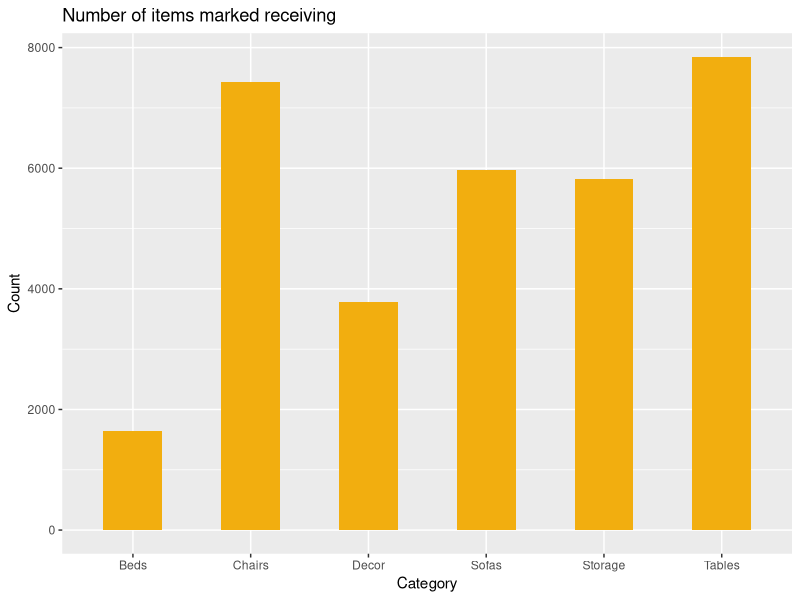
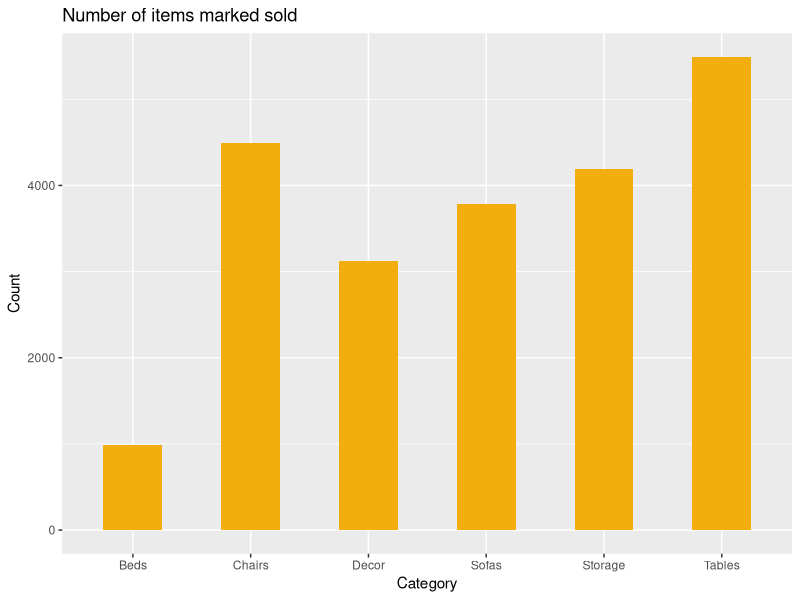
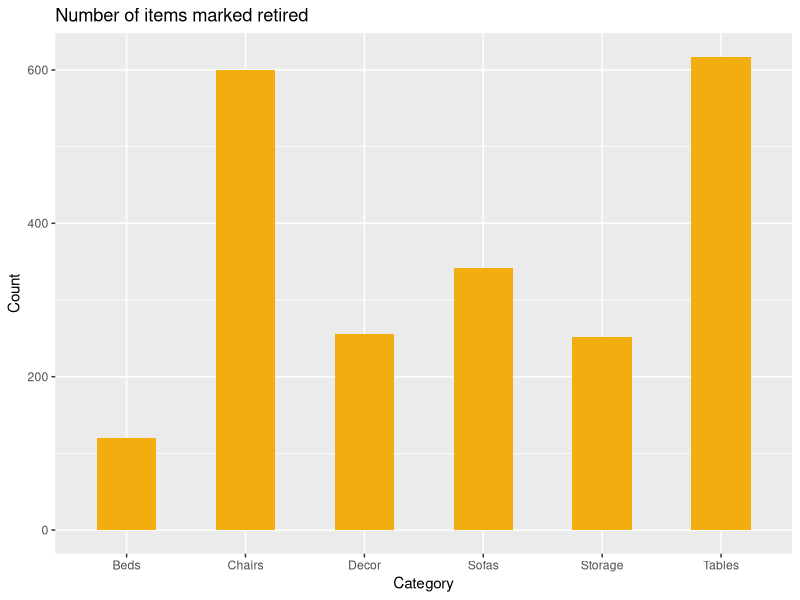
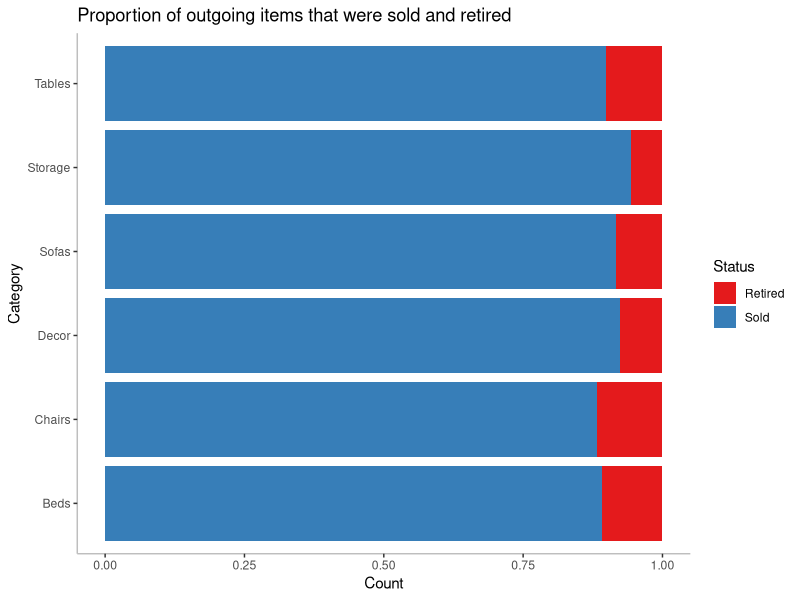
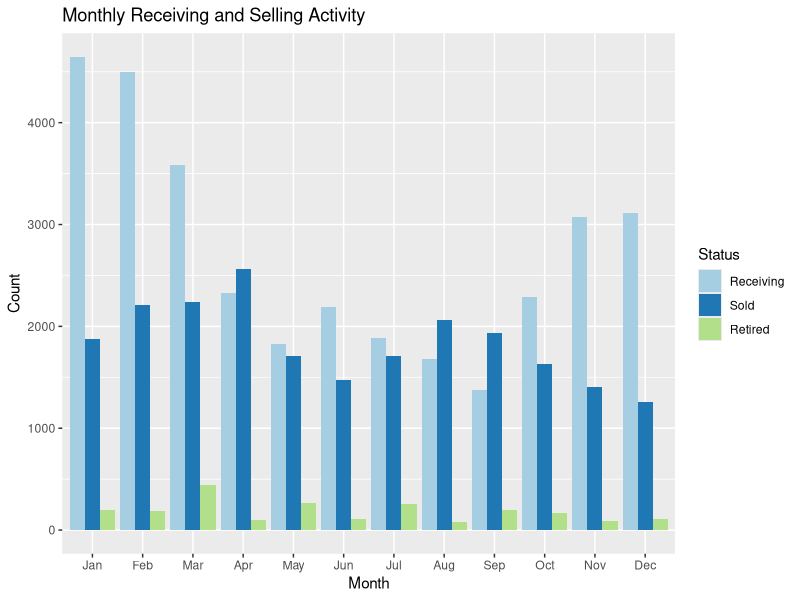
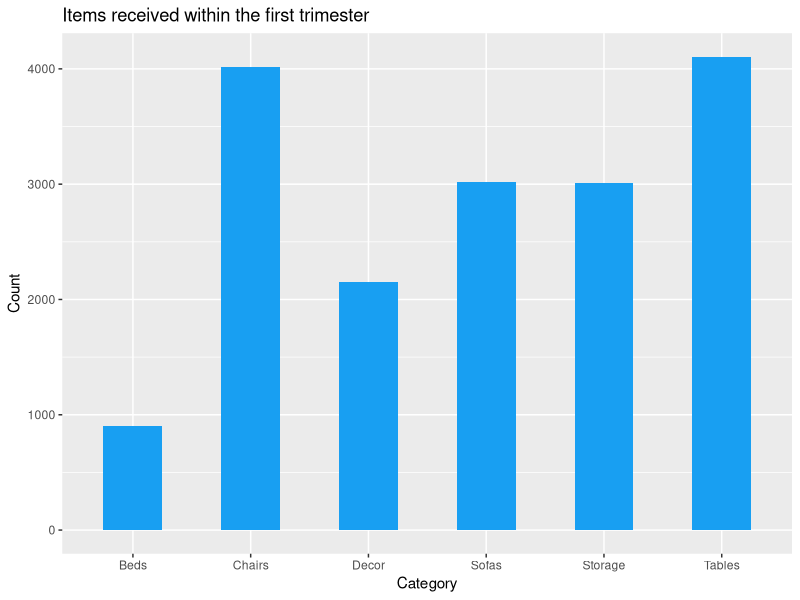
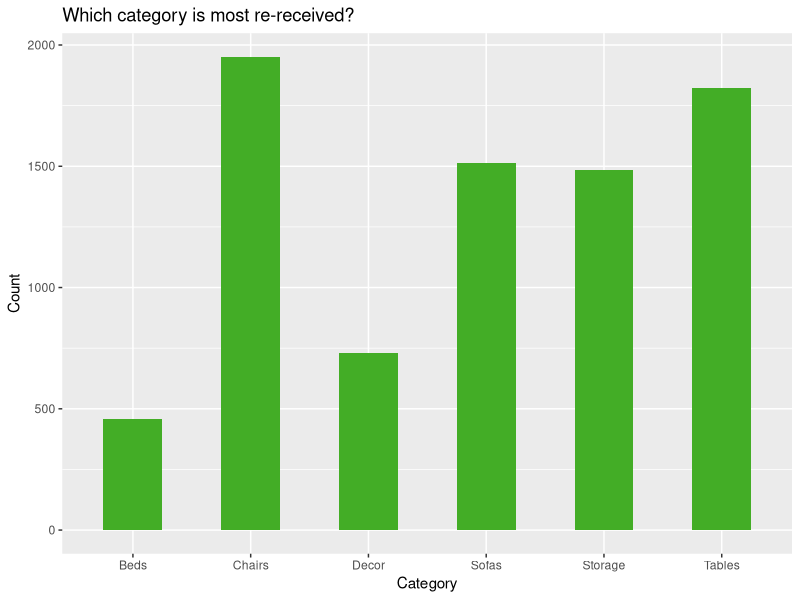

R code for these plots, in order:
## ---- chunk 1
library(dplyr)
library(ggplot2)
## ---- chunk 2
setwd("/Users/marielpacada/kaiyo-traffic")
categories <- read.csv("categories.csv") 
warehouse <- read.csv("warehouse_flux.csv")

# remove primary key column + duplicates
warehouse$X <- NULL
warehouse <- unique(warehouse)

# join warehouse data with item categories
names(categories)[1] <- "category_id"
warehouse <- merge(warehouse, categories, by = "category_id")
warehouse$category_id <- NULL

# order by timestamp
warehouse$create_date <- strptime(warehouse$create_date, format = "%Y-%m-%d %H:%M:%S")
warehouse <- warehouse[order(warehouse$create_date),]

# extract month and year from timestamp + delete timestamp
warehouse$year <- as.factor(warehouse$create_date$year + 1900)
warehouse$month <- warehouse$create_date$mon + 1
warehouse$month <- month.abb[warehouse$month]
warehouse$create_date <- NULL
## ---- chunk 3
# input: factor from status column
# output: bar chart displaying count by each category for given status
status_count <- function(activity) { 
  data <- warehouse %>% filter(status == activity)
  return(ggplot(data, aes(x = category)) + geom_bar(fill = "#F2AE0F", width = 0.5) + 
           labs(title = paste("Number of items marked", tolower(activity))) +
           xlab("Category") + ylab("Count"))
}

status_count("Receiving")
status_count("Sold")
status_count("Retired")
## ---- chunk 4
# filter all items that have left the warehouse (either sold or retired)
out_items <- warehouse %>% filter(status != "Receiving")

# normalized bar chart showing proportion of outgoing items that were sold/retired per category
ggplot(out_items, aes(x = category, fill = status)) + geom_bar(position = "fill") + 
  labs(title = "Proportion of outgoing items that were sold and retired", fill = "Status") +
  xlab("Category") + ylab("Count") +
  theme(panel.background = element_blank(), axis.line = element_line(colour = "grey")) +
  scale_fill_brewer(palette = "Set1") + coord_flip()
## ---- chunk 5
# bar chart that shows activity for each month
ggplot(warehouse, aes(x = factor(month, levels = month.abb), 
                      fill = factor(status, levels = c("Receiving", "Sold", "Retired")))) + 
  geom_bar(position = position_dodge()) + 
  labs(title = "Monthly Receiving and Selling Activity", fill = "Status") + 
  xlab("Month") + ylab("Count") +
  scale_fill_brewer(palette = "Paired")
## ---- chunk 6
# filters the receiving items for the first trimester
first_tri <- warehouse %>% 
               filter(month == "Jan"|month == "Feb"|month == "Mar" & status == "Receiving") %>%
               group_by(category) %>% 
               summarize(count = n())

# bar chart displaying count by each category within the first trimester of all given years
ggplot(first_tri, aes(x = category, y = count)) + 
  labs(title = "Items received within the first trimester") +
  xlab("Category") + ylab("Count") +
  geom_bar(fill = "#189ff2", stat = "identity", width = 0.5)
## ---- chunk 7
# all items marked receiving, including items received more than once
all_received <- warehouse %>% filter(status == "Receiving") %>% select(status, subitem_id, category)

# NOTE: there were some items that were marked with two difference categories, so we handle this by simply 
#       filtering the data further to only include examples with a unique subitem_id
once_received <- all_received[!duplicated(all_received$subitem_id),]

# creates data frame that details how many times an item was received
repeat_received <- all_received %>% group_by(subitem_id) %>% summarize(count = n())
repeat_received <- merge(repeat_received, once_received, by = "subitem_id")

# creates a subset that contains only items that were received more than once
# counts how many items (NOT how many times it was received) were received more than once for each category
repeat_received <- repeat_received %>% 
                     filter(count > 1) %>% 
                     group_by(category) %>% 
                     summarize(count = n())

ggplot(repeat_received, aes(x = category, y = count)) + 
  geom_bar(fill = "#43ad26", stat = "identity", width = 0.5) + 
  labs(title = "Which category is most re-received?") +
  xlab("Category") + ylab("Count")
## ---- chunk 8
# filters data for the first four months of each year
first_quad <- warehouse %>% filter(month == "Jan"|month == "Feb"|month == "Mar"|month == "Apr")

# subset that contains only examples from 2018 and 2019
pre_covid <- first_quad %>% filter(year != "2020")

# subset that contains only examples from 2020
covid <- first_quad %>% filter(year == "2020")
## ---- chunk 9
# input: factor from status column 
# output: data frame showing the proportion of all first-four-month activity that were from before/after covid
quad_activity <- function(activity) { 
  total <- length(first_quad$status[first_quad$status == activity])
  before <- length(pre_covid$status[pre_covid$status == activity])
  during <- length(covid$status[covid$status == activity])
  
  before_ratio <- round(before / total, 3)
  during_ratio <- round(during / total, 3)
  
  return(as.data.frame(t(rbind(c("before", "during"), c(before_ratio, during_ratio)))))
}

quad_activity("Sold")
quad_activity("Receiving")
## ---- chunk 10
# filters all examples from 2018 and 2019
general_activity <- warehouse %>% 
                      filter(year != "2020") %>% 
                      group_by(year, status) %>% 
                      summarize(count = n())

# input: factor from status column
# output: data frame showing the item count from each year based on status
activity_yearly <- function(activity) {
  data <- general_activity %>% filter(status == activity) %>% select(year, count)
  return(data)
}

activity_yearly("Receiving")
activity_yearly("Sold")
activity_yearly("Retired")
